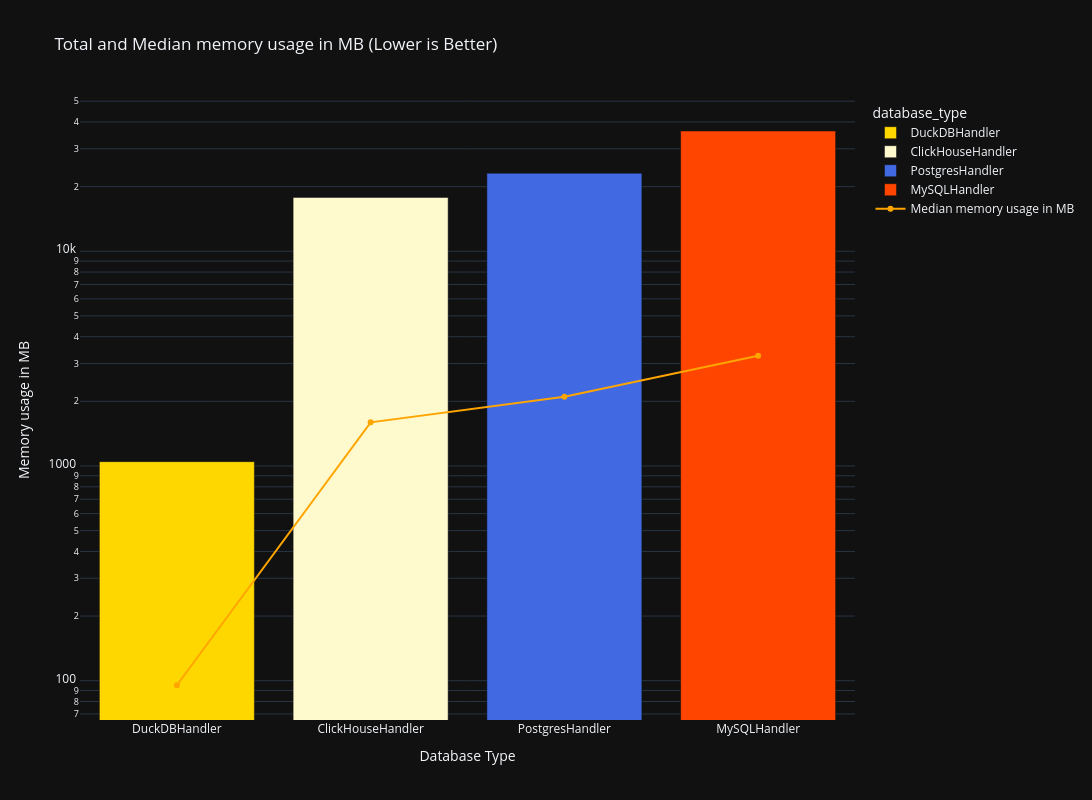

Notebook source saved alongside this figure:
### Code cell
total_memory_mb_plot = px.bar(
    mem_usage_mb, 
    x='database_type', 
    y='total_memory_usage_mb',
    title='Total memory usage in MB (lower is better)',
    template=template,
    height=800,
    width=1200,
    color='database_type',
    color_discrete_map=color_map
)

# Add a line trace to the existing figure
total_memory_mb_plot.add_trace(go.Scatter(
    x=mem_usage_mb['database_type'],  
    y=mem_usage_mb['median_memory_usage_mb'],
    mode='lines+markers',
    name='Median memory usage in MB',  
    marker={'color': 'orange'}  
))



# update layout
total_memory_mb_plot.update_layout(
    title='Total and Median memory usage in MB (Lower is Better)',
    xaxis_title='Database Type',
    yaxis_title='Memory usage in MB',
    yaxis_type='log'
)
total_memory_mb_plot.show()

### Figure 1 — Plotly figure (JSON) as saved in the notebook; plotly's stock layout.template omitted (floating-point values rounded to 4 significant figures)
{"data": [{"hovertemplate": "database_type=%{x}<br>total_memory_usage_mb=%{y}<extra></extra>", "legendgroup": "DuckDBHandler", "marker": {"color": "gold", "pattern": {"shape": ""}}, "name": "DuckDBHandler", "orientation": "v", "showlegend": true, "textposition": "auto", "type": "bar", "x": ["DuckDBHandler"], "xaxis": "x", "y": [1048.0], "yaxis": "y"}, {"hovertemplate": "database_type=%{x}<br>total_memory_usage_mb=%{y}<extra></extra>", "legendgroup": "ClickHouseHandler", "marker": {"color": "lemonchiffon", "pattern": {"shape": ""}}, "name": "ClickHouseHandler", "orientation": "v", "showlegend": true, "textposition": "auto", "type": "bar", "x": ["ClickHouseHandler"], "xaxis": "x", "y": [17810.0], "yaxis": "y"}, {"hovertemplate": "database_type=%{x}<br>total_memory_usage_mb=%{y}<extra></extra>", "legendgroup": "PostgresHandler", "marker": {"color": "royalblue", "pattern": {"shape": ""}}, "name": "PostgresHandler", "orientation": "v", "showlegend": true, "textposition": "auto", "type": "bar", "x": ["PostgresHandler"], "xaxis": "x", "y": [23090.0], "yaxis": "y"}, {"hovertemplate": "database_type=%{x}<br>total_memory_usage_mb=%{y}<extra></extra>", "legendgroup": "MySQLHandler", "marker": {"color": "orangered", "pattern": {"shape": ""}}, "name": "MySQLHandler", "orientation": "v", "showlegend": true, "textposition": "auto", "type": "bar", "x": ["MySQLHandler"], "xaxis": "x", "y": [36320.0], "yaxis": "y"}, {"marker": {"color": "orange"}, "mode": "lines+markers", "name": "Median memory usage in MB", "type": "scatter", "x": ["DuckDBHandler", "ClickHouseHandler", "PostgresHandler", "MySQLHandler"], "y": [95.23, 1597.0, 2103.0, 3262.0]}], "layout": {"barmode": "relative", "height": 800, "legend": {"title": {"text": "database_type"}, "tracegroupgap": 0}, "title": {"text": "Total and Median memory usage in MB (Lower is Better)"}, "width": 1200, "xaxis": {"anchor": "y", "categoryarray": ["DuckDBHandler", "ClickHouseHandler", "PostgresHandler", "MySQLHandler"], "categoryorder": "array", "domain": [0, 1], "title": {"text": "Database Type"}}, "yaxis": {"anchor": "x", "domain": [0, 1], "title": {"text": "Memory usage in MB"}, "type": "log"}}}
